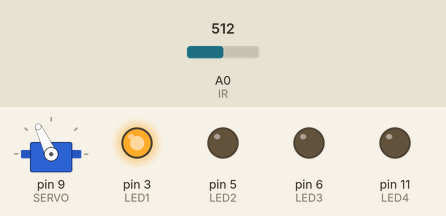
The sketch below on a simulated Arduino Uno, built with avr-gcc and run on an emulated ATmega328P. On the bench: servo, output pins drawn as LEDs (lit = HIGH). The inputs (shaded band) are chosen by the test bench; at power-on: A0 (IR) = 512.

Above: at 2.3 s.
2.4 s: A0 (IR) set to 483
At 4.8 s:
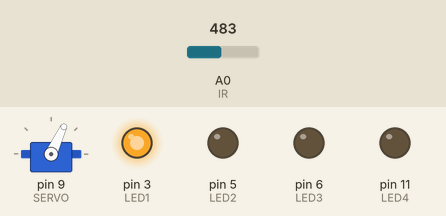
6.3 s: A0 (IR) set to 306
At 8.8 s:
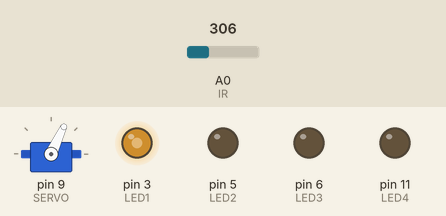
10.2 s: A0 (IR) set to 0
At 12.4 s:
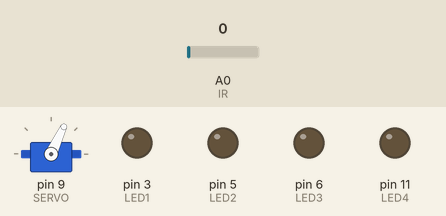
Timing chart, 0 to 20.1 s (numbered marks = the images above; inputs shaded):
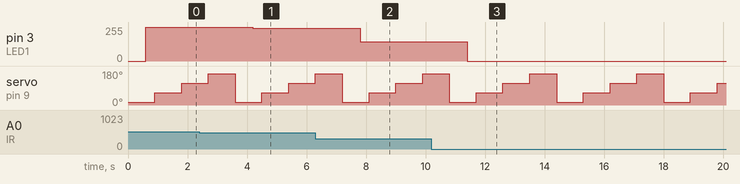

Measured:
- the behaviour switches between 500 and 499 on A0 (IR) (found by bisection; images 0 and 1)
- after the input at 2.4 s, pin 3 (LED1): 255/255 → 245/255 after 1.8 s
- after the input at 6.3 s, pin 3 (LED1): 245/255 → 145/255 after 1.5 s
- after the input at 10.2 s, pin 3 (LED1): 145/255 → 0/255 after 1.2 s
- by itself, servo on pin 9 (SERVO): repeats every 3.6 s: 65° 0.90 s, 115° 0.90 s, 165° 0.90 s, 15° 0.90 s

The sketch:

sweeping_distance_sensor.ino
```cpp
                                      // SWEEPING DISTANCE SENSOR

#include <Servo.h>

const int SERVO=9;                    // Servo on Pin 9
const int IR=0;                       // IR Distance Sensor on Analog pin 0
const int LED1=3;                     // LED Output 1
const int LED2=5;                     // LED Output 2
const int LED3=6;                     // LED Output 3
const int LED4=11;                    // LED Output 4

Servo myServo;                        // Servo object
int dist1 = 0;                        // Quadrant 1 Distance
int dist2 = 0;                        // Quadrant 2 Distance
int dist3 = 0;                        // Quadrant 3 Distance
int dist4 = 0;                        // Quadrant 4 Distance

void setup() {
  myServo.attach(SERVO);              // Attach the servo
  pinMode(LED1, OUTPUT);              // Set LED to OUTPUT
  pinMode(LED2, OUTPUT);              // Set LED to OUTPUT
  pinMode(LED3, OUTPUT);              // Set LED to OUTPUT
  pinMode(LED4, OUTPUT);              // Set LED to OUTPUT
}

void loop() {
  dist1 = readDistance(15);           // Measure IR Distance at 15 degrees
  analogWrite(LED1, dist1);           // Adjust LED brightness
  delay(300);                         // Delay before next measurement

  dist1 = readDistance(65);           // Measure IR Distance at 65 degrees
  analogWrite(LED2, dist2);           // Adjust LED brightness
  delay(300);                         // Delay before next measurement

  dist1 = readDistance(115);          // Measure IR Distance at 115 degrees
  analogWrite(LED3, dist3);           // Adjust LED brightness
  delay(300);                         // Delay before next measurement

  dist1 = readDistance(165);          // Measure IR Distance at 165 degrees
  analogWrite(LED4, dist4);           // Adjust LED brightness
  delay(300);                         // Delay before next measurement
}

int readDistance(int pos){
  myServo.write(pos);                 // Move to given position
  delay(600);                         // Wait for servo to move
  int dist = analogRead(IR);          // Read IR sensor
  dist = map(dist, 50, 500, 0, 255);  // scale it to LED range
  dist = constrain(dist, 0, 255);     // Constrain it
  return dist;                        // Return scaled distance
}
```
